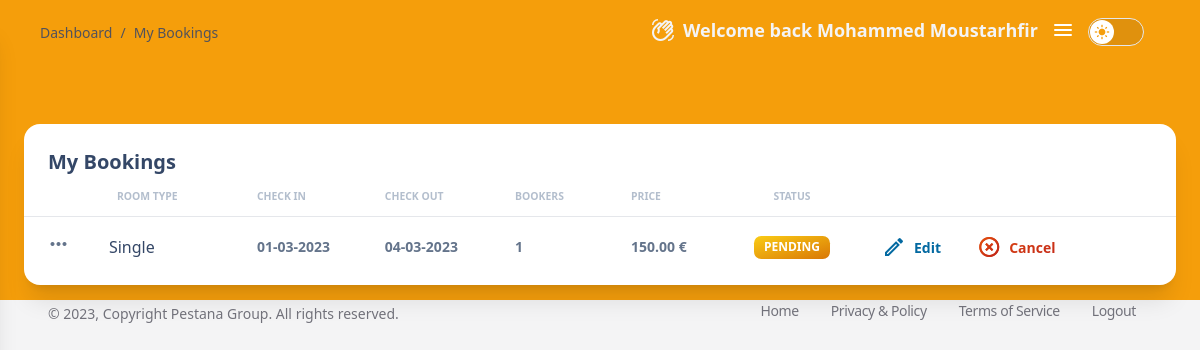
The page /dashboard/my_booking (signed in) on the database its author committed.
### tables this page shows
CREATE TABLE `reservations` (
  `ID` int(11) NOT NULL,
  `Room_Name` varchar(20) NOT NULL,
  `Room_Type` varchar(100) DEFAULT NULL,
  `Bookers_Number` int(11) NOT NULL,
  `Reservation_for` varchar(255) DEFAULT NULL,
  `Check_In` date DEFAULT NULL,
  `Check_Out` date DEFAULT NULL,
  `UserID` int(11) NOT NULL,
  `RoomID` int(11) NOT NULL,
  `Price` float DEFAULT NULL
);

### app/views/d_booking.php (the view, shortened to what the rows shown need)
<?php
    if(!isset($_SESSION["id"])) {
        header("location: " . URLROOT . "home/index");
    }else {
        $obj = new DashboardController;
        $obj->id = $_SESSION['id'];
        $reservations = $obj->fetch_reservations($obj->id);
        $bookers = $obj->fetch_bookers($obj->id);
?>
<!DOCTYPE html>
<html>
<head>
    <link href="<?= URLROOT ?>css/nucleo-icons.css" rel="stylesheet" />
    <link href="<?= URLROOT ?>css/nucleo-svg.css" rel="stylesheet" />
    <link href="<?= URLROOT ?>css/argon-dashboard-tailwind.css?v=1.0.1" rel="stylesheet" />
    <link rel="stylesheet" href="<?= URLROOT ?>css/tailwind_style.css">
    <link rel="stylesheet" href="<?= URLROOT ?>css/style.css">
</head>
<body class="m-0 font-sans text-base font-normal dark:bg-zinc-900 leading-default bg-zinc-100 text-zinc-900">
    <main class="relative h-full max-h-screen transition-all duration-200 ease-in-out xl:ml-68 rounded-xl">
        <div class="w-full px-6 py-6 mx-auto">
            <div class="w-full max-w-full mt-10 bg-white border-0 shadow-xl dark:bg-zinc-800 dark:shadow-dark-xl rounded-2xl bg-clip-border">
                <div class="px-0 pb-2">
                    <div class="overflow-x-auto scroll-bar">
                        <table class="items-center w-full mb-0 align-top border-collapse dark:border-white/40 text-slate-500">
                            <thead class="align-bottom">
                                <tr>
                                    <th class="px-6 py-3 font-semibold capitalize align-middle bg-transparent border-b border-collapse border-solid shadow-none dark:border-white/40 dark:text-white tracking-none whitespace-nowrap text-slate-400 opacity-70"></th>
                                    <th class="px-6 py-3 font-bold text-left uppercase align-middle bg-transparent border-b border-collapse shadow-none dark:border-white/40 dark:text-white text-xxs border-b-solid tracking-none whitespace-nowrap text-slate-400 opacity-70">Room Type</th>
                                    <th class="px-6 py-3 pl-2 font-bold text-left uppercase align-middle bg-transparent border-b border-collapse shadow-none dark:border-white/40 dark:text-white text-xxs border-b-solid tracking-none whitespace-nowrap text-slate-400 opacity-70">Check In</th>
                                    <th class="px-6 py-3 pl-2 font-bold text-left uppercase align-middle bg-transparent border-b border-collapse shadow-none dark:border-white/40 dark:text-white text-xxs border-b-solid tracking-none whitespace-nowrap text-slate-400 opacity-70">Check Out</th>
                                    <th class="px-6 py-3 pl-2 font-bold text-left uppercase align-middle bg-transparent border-b border-collapse shadow-none dark:border-white/40 dark:text-white text-xxs border-b-solid tracking-none whitespace-nowrap text-slate-400 opacity-70">Bookers</th>
                                    <th class="px-6 py-3 pl-2 font-bold text-left uppercase align-middle bg-transparent border-b border-collapse shadow-none dark:border-white/40 dark:text-white text-xxs border-b-solid tracking-none whitespace-nowrap text-slate-400 opacity-70">Price</th>
                                    <th class="px-6 py-3 font-bold text-center uppercase align-middle bg-transparent border-b border-collapse shadow-none dark:border-white/40 dark:text-white text-xxs border-b-solid tracking-none whitespace-nowrap text-slate-400 opacity-70">Status</th>
                                    <th class="px-6 py-3 font-semibold capitalize align-middle bg-transparent border-b border-collapse border-solid shadow-none dark:border-white/40 dark:text-white tracking-none whitespace-nowrap text-slate-400 opacity-70"></th>
                                </tr>
                            </thead>
                            <tbody>
                                <?php
                                    foreach ($reservations as $reserv) {
                                        if($reserv['Check_Out'] != "0000-00-00" && $reserv['Check_In'] != "0000-00-00") {
                                ?>
                                    <tr>
                                        <td class="p-2 align-middle bg-transparent border-t dark:border-white/40 whitespace-nowrap shadow-transparent">
                                            <button class="bookers-pop relative left-1/2 -translate-x-1/2">
                                                <span class="material-icons">more_horiz</span>
                                            </button>
                                        </td>
                                        <td class="p-2 align-middle bg-transparent border-t dark:border-white/40 whitespace-nowrap shadow-transparent">
                                            <div class="px-2 py-1">
                                                <h6 class="leading-normal dark:text-white"><?= $reserv['Room_Name'] ?></h6>
                                            </div>
                                        </td>
                                        <td class="p-2 align-middle bg-transparent border-t dark:border-white/40 whitespace-nowrap shadow-transparent">
                                            <p class="date-switch text-sm font-semibold leading-tight dark:text-white dark:opacity-80"><?= $reserv['Check_In'] ?></p>
                                        </td>
                                        <td class="p-2 align-middle bg-transparent border-t dark:border-white/40 whitespace-nowrap shadow-transparent">
                                            <p class="date-switch text-sm font-semibold leading-tight dark:text-white dark:opacity-80"><?= $reserv['Check_Out'] ?></p>
                                        </td>
                                        <td class="p-2 align-middle bg-transparent border-t dark:border-white/40 whitespace-nowrap shadow-transparent">
                                            <p class="text-sm font-semibold leading-tight dark:text-white dark:opacity-80">
                                                <?php
                                                    $count_bookers = 0;
                                                    foreach($bookers as $booker) {
                                                        if($booker["ReservationID"] == $reserv["ID"]) {
                                                            $count_bookers++;
                                                        }
                                                    }
                                                    echo $count_bookers;
                                                ?>
                                            </p>
                                        </td>
                                        <td class="p-2 align-middle bg-transparent border-t dark:border-white/40 whitespace-nowrap shadow-transparent">
                                            <p class="text-sm font-semibold leading-tight dark:text-white dark:opacity-80"><?= number_format($reserv['Price'], 2) . " €" ?></p>
                                        </td>
                                        <td class="p-2 text-sm leading-normal text-center align-middle bg-transparent border-t dark:border-white/40 whitespace-nowrap shadow-transparent">
                                            <?php if($reserv['Check_Out'] >= date("Y-m-d") && $reserv['Check_In'] <= date("Y-m-d")) { ?>
                                                <span class="bg-gradient-to-tl from-emerald-600 to-teal-400 px-2.5 text-xs rounded-1.8 py-1.4 inline-block whitespace-nowrap text-center align-baseline font-bold uppercase leading-none text-white">In Service</span>
                                            <?php }else if($reserv['Check_Out'] < date("Y-m-d")) { ?>
                                                <span class="bg-gradient-to-tl from-blue-600 to-sky-400 px-2.5 text-xs rounded-1.8 py-1.4 inline-block whitespace-nowrap text-center align-baseline font-bold uppercase leading-none text-white">Done</span>
                                            <?php }else if($reserv['Check_In'] > date("Y-m-d")) { ?>
                                                <span class="bg-gradient-to-tl from-amber-600 to-yellow-400 px-2.5 text-xs rounded-1.8 py-1.4 inline-block whitespace-nowrap text-center align-baseline font-bold uppercase leading-none text-white">Pending</span>
                                            <?php } ?>
                                        </td>
                                        <td class="p-2 align-middle bg-transparent border-t dark:border-white/40 whitespace-nowrap shadow-transparent">
                                            <?php if(!empty($reserv['Check_In']) && ($reserv['Check_In'] > date('Y-m-d'))) { ?>
                                                <button type="button" class="update-btn inline-flex items-center px-4 py-2.5 mb-0 font-bold text-center align-middle transition-all bg-transparent border-0 rounded-lg shadow-none cursor-pointer leading-normal text-sm ease-in hover:-translate-y-px active:opacity-85 bg-x-25 text-sky-700 dark:text-sky-300"><span class="material-icons-outlined mr-2 text-sky-700 dark:text-sky-300">edit</span>Edit</button>
                                                <button type="button" class="cancel-btn relative z-10 inline-flex items-center px-4 py-2.5 mb-0 font-bold text-center text-transparent align-middle transition-all border-0 rounded-lg shadow-none cursor-pointer leading-normal text-sm ease-in bg-gradient-to-tl from-red-700 to-orange-600 dark:from-red-400 dark:to-orange-300 hover:-translate-y-px active:opacity-85 bg-x-25 bg-clip-text"><span class="material-icons-outlined mr-2 bg-gradient-to-tl from-red-700 to-orange-600 dark:from-red-400 dark:to-orange-300 bg-x-25 bg-clip-text">highlight_off</span>Cancel</button>
                                            <?php } ?>
                                        </td>
                                    </tr>
                                <?php
                                        }
                                    }
                                ?>
                            </tbody>
                        </table>
                    </div>
                </div>
            </div>
        </div>
    </main>
</body>
<script src="<?= URLROOT ?>js/js/argon-dashboard-tailwind.js?v=1.0.1" async></script>
</html>
<?php }

### rows shown on the page
reservations: Room_Name "Single", count_bookers "1", Price "150.00", Check_Out "PENDING"

### other values the page prints
$_SESSION['first-name'] "Mohammed"
$_SESSION['family-name'] "Moustarhfir"
